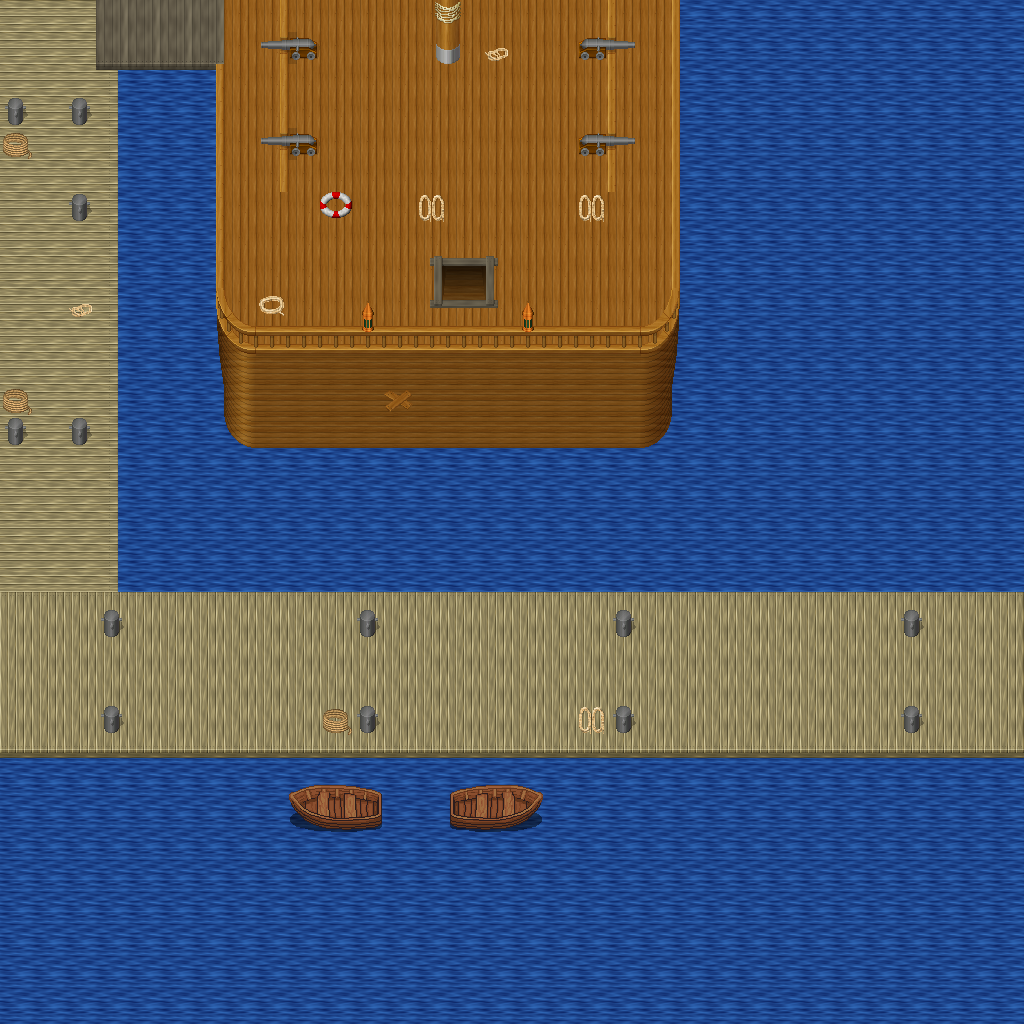

Rendered tile map (Tiled .tmx) drawn with the repository's tilesets; below, a short description and the map source with its tile grids summarised:
An orthogonal 32x32 tile map with 32x32 px tiles, 5 tile layers (Ground, Objects, Objects2, Above, ...), 1 hidden layer not drawn, 10 tilesets.

<map version="1.10" tiledversion="1.11.0" orientation="orthogonal" renderorder="right-down" width="32" height="32" tilewidth="32" tileheight="32" infinite="0" nextlayerid="11" nextobjectid="1">
 <tileset firstgid="1" name="object_boardwalk" tilewidth="32" tileheight="32" tilecount="36" columns="6">
  <image source="../drawable/object_boardwalk.png" width="192" height="192" />
 </tileset>
 <tileset firstgid="37" name="item_weapon_cannon" tilewidth="32" tileheight="32" tilecount="12" columns="3">
  <image source="../drawable/item_weapon_cannon.png" width="96" height="128" />
 </tileset>
 <tileset firstgid="49" name="logic_collision" tilewidth="32" tileheight="32" tilecount="1" columns="1">
  <image source="../drawable/logic_collision.png" width="32" height="32" />
 </tileset>
 <tileset firstgid="50" name="item_banners_flag" tilewidth="32" tileheight="32" tilecount="12" columns="3">
  <image source="../drawable/item_banners_flag.png" width="96" height="128" />
 </tileset>
 <tileset firstgid="62" name="item_flagpole" tilewidth="32" tileheight="32" tilecount="3" columns="1">
  <image source="../drawable/item_flagpole.png" width="32" height="96" />
 </tileset>
 <tileset firstgid="65" name="ground_ground" tilewidth="32" tileheight="32" tilecount="33" columns="3">
  <image source="../drawable/ground_ground.png" width="96" height="352" />
 </tileset>
 <tileset firstgid="98" name="item_ropes" tilewidth="32" tileheight="32" tilecount="4" columns="2">
  <image source="../drawable/item_ropes.png" width="64" height="64" />
 </tileset>
 <tileset firstgid="102" name="object_row_boat" tilewidth="32" tileheight="32" tilecount="30" columns="6">
  <image source="../drawable/object_row_boat.png" width="192" height="160" />
 </tileset>
 <tileset firstgid="132" name="object_ship" tilewidth="32" tileheight="32" tilecount="368" columns="16">
  <image source="../drawable/object_ship.png" width="512" height="736" />
 </tileset>
 <tileset firstgid="500" name="building_stairs_wooden_ns" tilewidth="32" tileheight="32" tilecount="105" columns="7">
  <image source="../drawable/building_stairs_wooden_ns.png" width="224" height="480" />
 </tileset>
 <layer id="1" name="Ground" width="32" height="32">
  <data>[1024 cells, 1024 non-empty, 2 distinct tile ids]</data>
 </layer>
 <layer id="2" name="Objects" width="32" height="32">
  <data>[1024 cells, 357 non-empty, 52 distinct tile ids]</data>
 </layer>
 <layer id="3" name="Objects2" width="32" height="32">
  <data>[1024 cells, 48 non-empty, 12 distinct tile ids]</data>
 </layer>
 <layer id="4" name="Above" width="32" height="32">
  <data>[1024 cells, 24 non-empty, 11 distinct tile ids]</data>
 </layer>
 <layer id="5" name="Above2" width="32" height="32">
  <data>[1024 cells, 0 non-empty, 0 distinct tile ids]</data>
 </layer>
 <layer id="6" name="Walkable" width="32" height="32" visible="0">
  <data>[1024 cells, 705 non-empty, 1 distinct tile ids]</data>
 </layer>
 <objectgroup id="7" name="Mapevents" />
 <objectgroup id="8" name="Spawn" />
 <objectgroup id="9" name="Keys" />
 <objectgroup id="10" name="Replace" />
</map>
